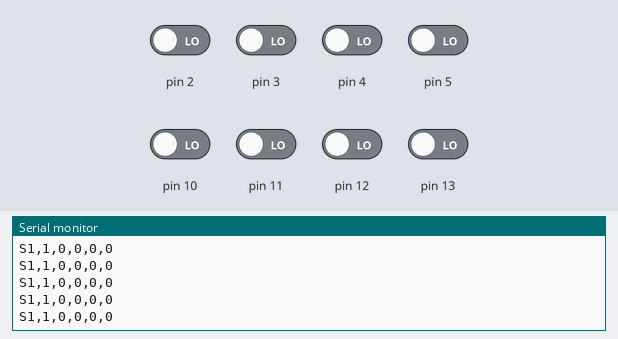
The sketch below on a simulated Arduino Uno, built with avr-gcc and run on an emulated ATmega328P. On the bench: the last lines printed to the serial monitor. Inputs (shaded band) come from the test bench; at power-on: pin 2–5, pin 10–13 LOW.

Above: at 1.2 s.
1.3 s: pin 2 driven HIGH
At 1.31 s:
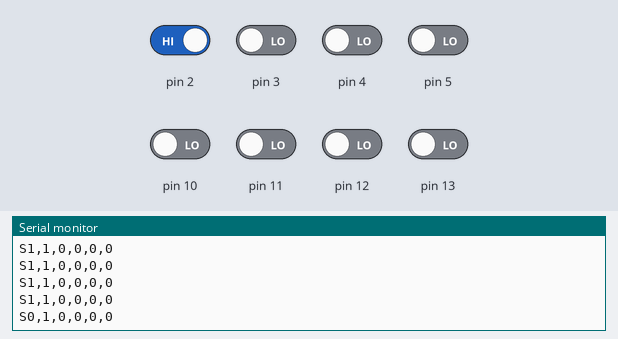
2.8 s: pin 3 driven HIGH
At 2.82 s:
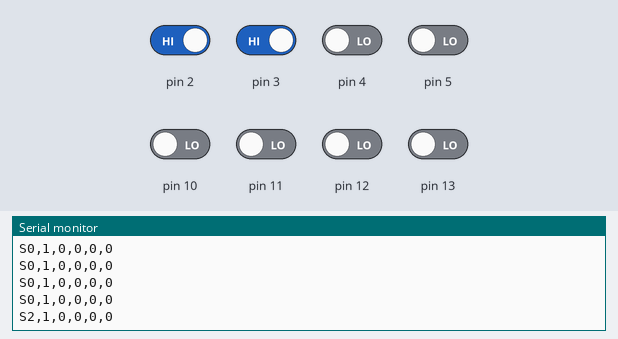
4.3 s: pin 4 driven HIGH
At 4.33 s:
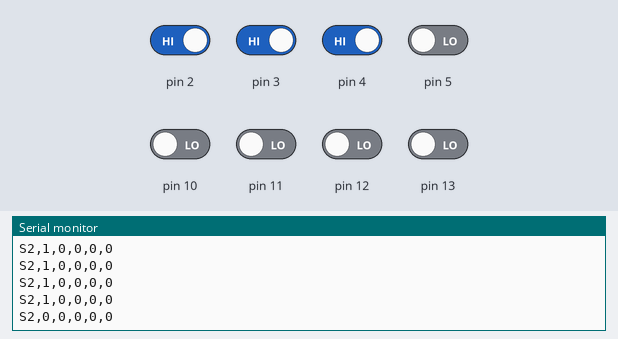
5.8 s: pin 5 driven HIGH
At 5.83 s:
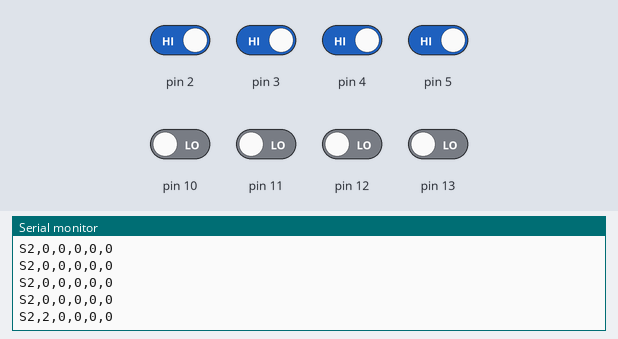
7.3 s: pin 10 driven HIGH
At 7.34 s:
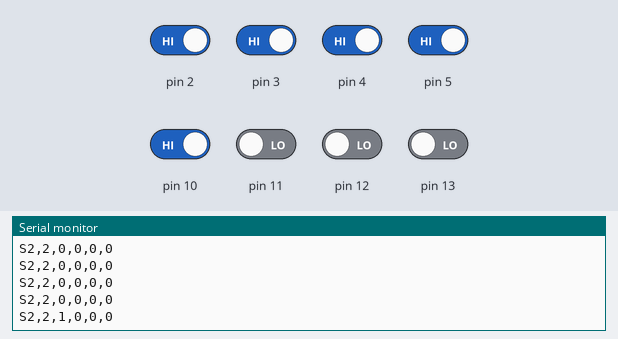
8.8 s: pin 11 driven HIGH
At 8.85 s:
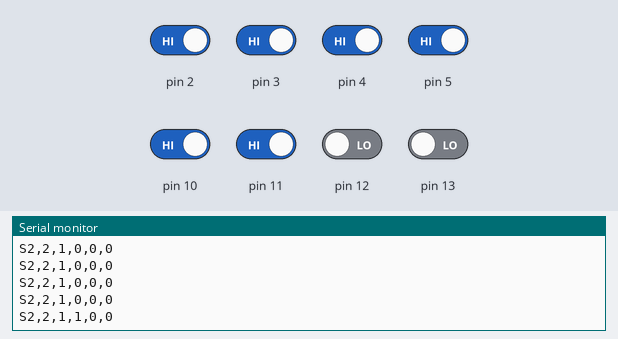
Timing chart, 0 to 11.3 s (numbered marks = the images above; inputs shaded):
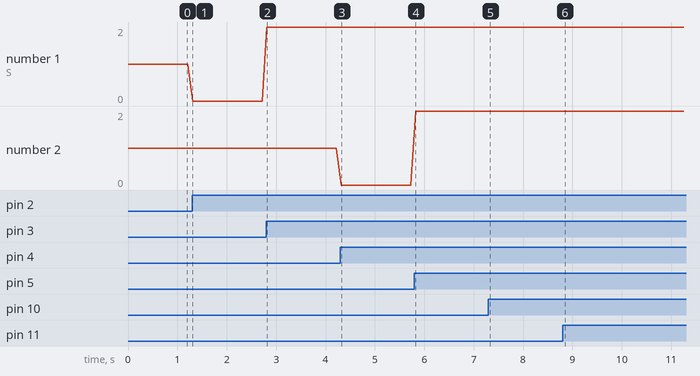

The sketch:

controller.ino
```cpp
void setup() {
  // put your setup code here, to run once:
  pinMode(13,INPUT);
  pinMode(12,INPUT);
  pinMode(11,INPUT);
  pinMode(10,INPUT);
  pinMode(5,INPUT);
  pinMode(2,INPUT);
  pinMode(3,INPUT);
  pinMode(4,INPUT);

Serial.begin(9600);
}

void loop() {
  // put your main code here, to run repeatedly:
int a = digitalRead(10);
int b = digitalRead(11);
int c = digitalRead(12);
int d = digitalRead(13);
int left = digitalRead(3);
int right = digitalRead(2);
int up = digitalRead(5);
int down = digitalRead(4);
int dx;
int dy;
if(left == 1) dx = 2;
else if (right == 1) dx = 0;
else dx = 1;
if(up == 1) dy = 2;
else if (down == 1) dy = 0;
else dy = 1;
/* Analog stick statements
int x = analogRead(A0);
int y = analogRead(A1);
if(x > 600)
  dx = 2;
else if (x < 400)
  dx = 0;
else
  dx = 1;
if(y > 600)
  dy = 2;
else if(y < 400)
  dy = 0;
else
  dy = 1;
  */
Serial.print("S");
Serial.print(dx);
Serial.print(",");
Serial.print(dy);
Serial.print(",");
Serial.print(a);
Serial.print(",");
Serial.print(b);
Serial.print(",");
Serial.print(c);
Serial.print(",");
Serial.println(d);
delay(100);
}
```

Measured:
- after the input at 1.3 s, the serial monitor: prints a new line at once (image 1)
- after the input at 2.8 s, the serial monitor: prints a new line at once (image 2)
- after the input at 4.3 s, the serial monitor: prints a new line at once (image 3)
- after the input at 5.8 s, the serial monitor: prints a new line at once (image 4)
- after the input at 7.3 s, the serial monitor: prints a new line at once (image 5)
- after the input at 8.8 s, the serial monitor: prints a new line at once (image 6)
- plotted number 1: 0 → 2 after the input at 2.8 s
